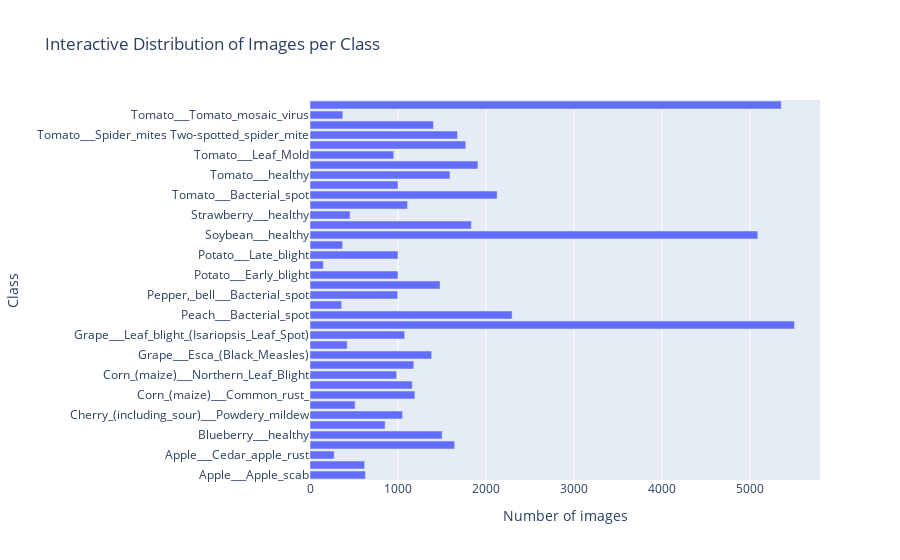

Notebook code for this chart:
### Code cell
import plotly.express as px
import pandas as pd

data = pd.DataFrame(list(counts.items()), columns=["Class", "Number of images"])

fig = px.bar(
    data,
    x="Number of images",
    y="Class",
    orientation="h",  # Ensures it's a horizontal bar chart
    title="Interactive Distribution of Images per Class",
)

fig.show()

### Figure 1 — Plotly figure (JSON) as saved in the notebook; plotly's stock layout.template omitted (floating-point values rounded to 4 significant figures)
{"data": [{"hovertemplate": "Number of images=%{x}<br>Class=%{y}<extra></extra>", "legendgroup": "", "marker": {"color": "#636efa", "pattern": {"shape": ""}}, "name": "", "orientation": "h", "showlegend": false, "textposition": "auto", "type": "bar", "x": [630, 621, 275, 1645, 1502, 854, 1052, 513, 1192, 1162, 985, 1180, 1383, 423, 1076, 5507, 2297, 360, 997, 1478, 1000, 152, 1000, 371, 5090, 1835, 456, 1109, 2127, 1000, 1591, 1909, 952, 1771, 1676, 1404, 373, 5357], "xaxis": "x", "y": ["Apple___Apple_scab", "Apple___Black_rot", "Apple___Cedar_apple_rust", "Apple___healthy", "Blueberry___healthy", "Cherry_(including_sour)___healthy", "Cherry_(including_sour)___Powdery_mildew", "Corn_(maize)___Cercospora_leaf_spot Gray_leaf_spot", "Corn_(maize)___Common_rust_", "Corn_(maize)___healthy", "Corn_(maize)___Northern_Leaf_Blight", "Grape___Black_rot", "Grape___Esca_(Black_Measles)", "Grape___healthy", "Grape___Leaf_blight_(Isariopsis_Leaf_Spot)", "Orange___Haunglongbing_(Citrus_greening)", "Peach___Bacterial_spot", "Peach___healthy", "Pepper,_bell___Bacterial_spot", "Pepper,_bell___healthy", "Potato___Early_blight", "Potato___healthy", "Potato___Late_blight", "Raspberry___healthy", "Soybean___healthy", "Squash___Powdery_mildew", "Strawberry___healthy", "Strawberry___Leaf_scorch", "Tomato___Bacterial_spot", "Tomato___Early_blight", "Tomato___healthy", "Tomato___Late_blight", "Tomato___Leaf_Mold", "Tomato___Septoria_leaf_spot", "Tomato___Spider_mites Two-spotted_spider_mite", "Tomato___Target_Spot", "Tomato___Tomato_mosaic_virus", "Tomato___Tomato_Yellow_Leaf_Curl_Virus"], "yaxis": "y"}], "layout": {"barmode": "relative", "legend": {"tracegroupgap": 0}, "title": {"text": "Interactive Distribution of Images per Class"}, "xaxis": {"anchor": "y", "domain": [0, 1], "title": {"text": "Number of images"}}, "yaxis": {"anchor": "x", "domain": [0, 1], "title": {"text": "Class"}}}}
